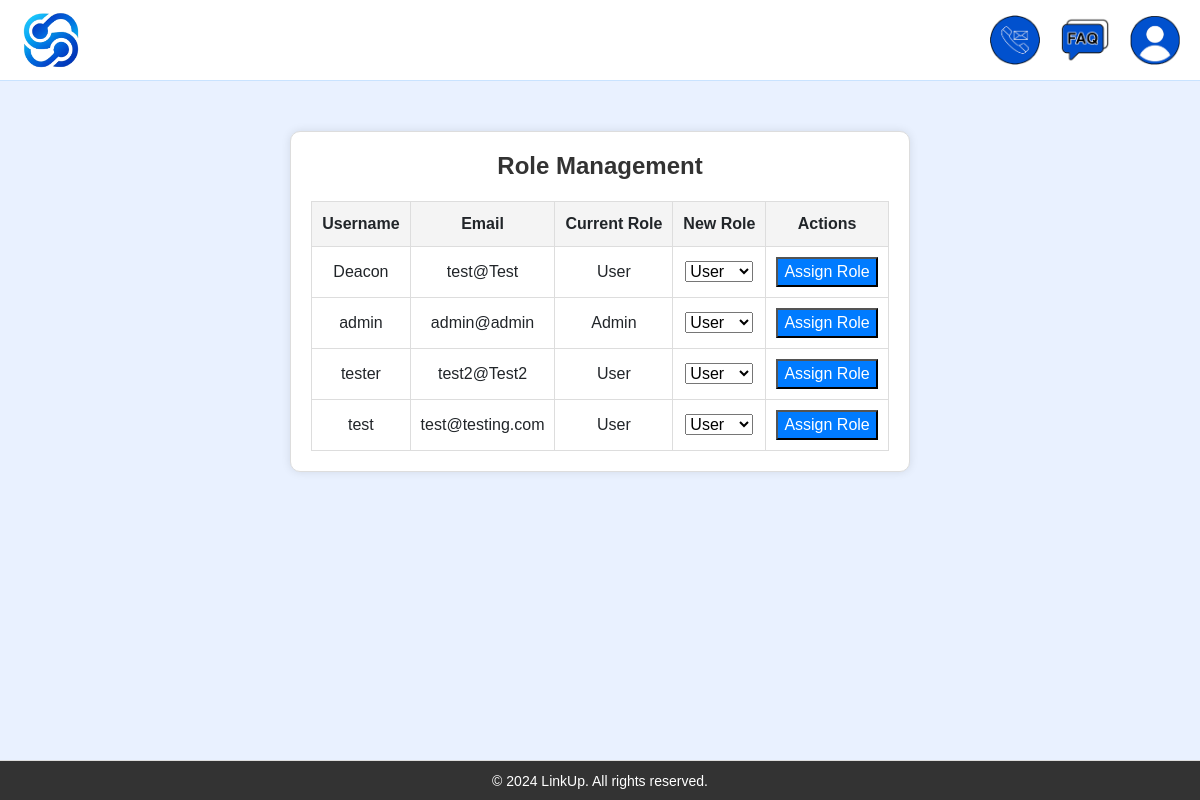
Screenshot of /role_management.php (signed in) with the database file from the repository.
### tables this page shows
CREATE TABLE `users` (
  `user_id` int(11) NOT NULL,
  `username` varchar(50) NOT NULL,
  `email` varchar(100) NOT NULL,
  `password` varchar(255) NOT NULL,
  `bio` text DEFAULT NULL,
  `profile_picture` varchar(255) DEFAULT NULL
);

CREATE TABLE `userroles` (
  `role_id` int(11) NOT NULL,
  `role_name` varchar(50) NOT NULL
);

### role_management.php (the view, shortened to what this page needs)
<?php
include 'includes/header.php';
include 'includes/db.php';
$sql = "SELECT users.user_id, users.username, users.email, userroles.role_name
        FROM users
        LEFT JOIN userroleassignments ON users.user_id = userroleassignments.user_id
        LEFT JOIN userroles ON userroleassignments.role_id = userroles.role_id";
$result = $conn->query($sql);
?>
<div class="role-management-container">
    <h2>Role Management</h2>
    <table class="role-table">
        <thead>
        <tr>
            <th>Username</th>
            <th>Email</th>
            <th>Current Role</th>
            <th>New Role</th>
            <th>Actions</th>
        </tr>
        </thead>
        <tbody>
        <?php
        if ($result->num_rows > 0) {
            while ($row = $result->fetch_assoc()) {
                echo '<tr>';
                echo '<td>' . htmlspecialchars($row['username']) . '</td>';
                echo '<td>' . htmlspecialchars($row['email']) . '</td>';
                echo '<td>' . htmlspecialchars($row['role_name'] ?? 'User') . '</td>';
                echo '<td>';
                echo '<form action="actions/update_role.php" method="post">';
                echo '<select name="new_role">';
                echo '<option value="User">User</option>';
                echo '</select>';
                echo '</td>';
                echo '<td>';
                echo '<button type="submit" class="btn-assign">Assign Role</button>';
                echo '</td>';
                echo '</tr>';
            }
        } else {
            echo '<tr><td colspan="5">No users found.</td></tr>';
        }
        ?>
        </tbody>
    </table>
</div>
<?php include 'includes/footer.php'; ?>

### assets/css/styles.css (style rules this page uses)
body { font-family: Arial, sans-serif; margin: 0; padding: 0; background-color: #e9f1ff; display: flex; flex-direction: column; min-height: 100vh; }
.role-management-container, .tag-management-container { max-width: 900px; margin: 50px auto; padding: 20px; background-color: #fff; border-radius: 10px; box-shadow: 0 0 10px rgba(0, 0, 0, 0.1); border: 1px solid #ddd; text-align: center; }
.role-management-container h2, .tag-management-container h2 { margin-bottom: 20px; font-size: 24px; color: #333; font-weight: bold; }
.role-table, tag-table { width: 100%; border-collapse: collapse; margin-top: 20px; }
.role-table th, .role-table td, .tag-table th, .tag-table td { padding: 10px; border: 1px solid #ddd; }
.role-table th, .tag-table th { background-color: #f4f4f4; }
.role-table td, .tag-table td { text-align: center; }
.role-table .btn-assign, .tag-table .btn-assign { background-color: #007bff; color: #fff; }

### rows the page displays
users: username "Deacon", email "test@Test", role_name "User"
users: username "admin", email "admin@admin", userroles.role_name "Admin"
users: username "tester", email "test2@Test2", role_name "User"
users: username "test", email "test@testing.com", role_name "User"
